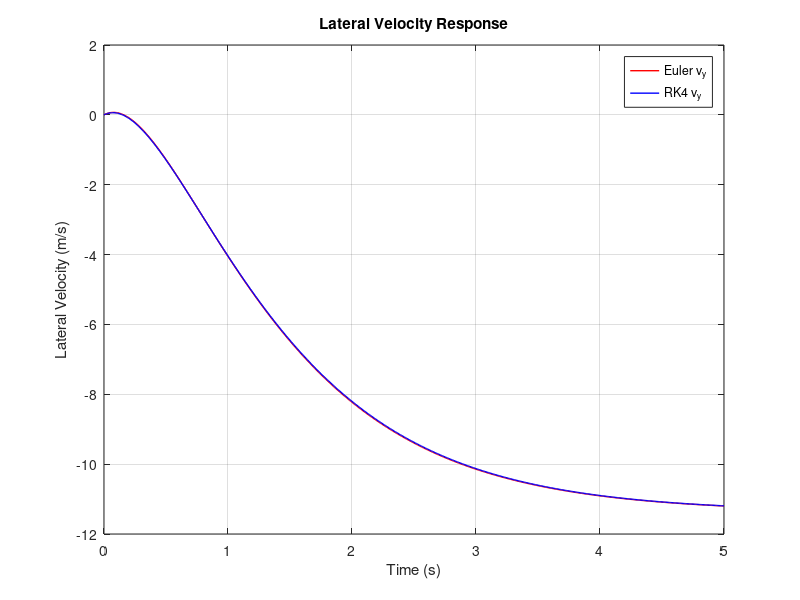
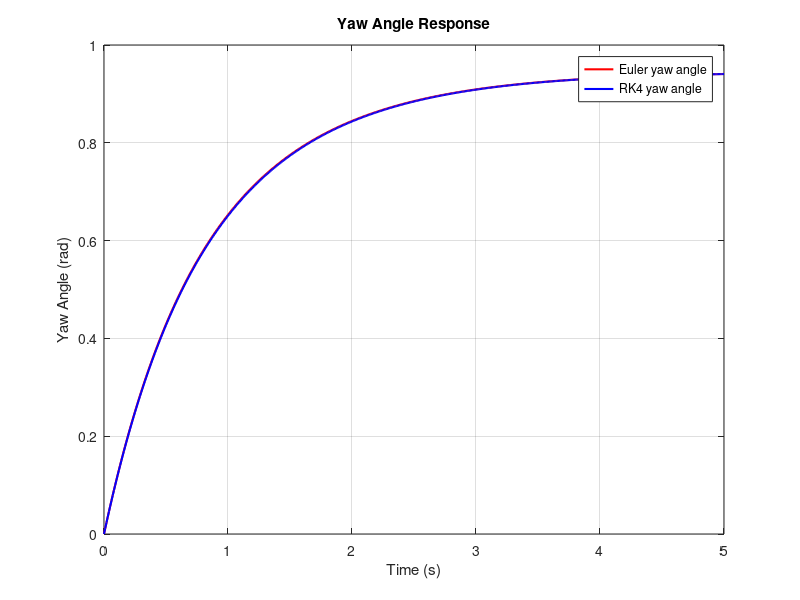

Write MATLAB code to recreate these figures, in order.
clear; clc; close all;

%% Vehicle Parameters
m = 1400;
a = 1.14;
b = 1.33;
Cf = 25000;
Cr = 21000;
Iz = 2420;
u = 75 * 1000 / 3600;   % m/s
delta = 0.1;

%A and B matrices 
A = [-(Cf + Cr)/(m*u), (-a*Cf + b*Cr)/(m*u) - u; -(a*Cf - b*Cr)/(Iz*u), -(a^2*Cf + b^2*Cr)/(Iz*u)];
B = [Cf/m; a*Cf/Iz];

%% Time setup
h = 0.01;
t = 0:h:5;
N = length(t);

% Initialize vectors: [v_y; psi]
x_euler = zeros(2, N);
x_rk4   = zeros(2, N);

%Euler Method
for n = 1:N-1
    x_euler(:,n+1) = x_euler(:,n) + h * (A * x_euler(:,n) + B * delta);
end

%RK4 Method 
for n = 1:N-1
    k1 = A * x_rk4(:,n) + B * delta;
    k2 = A * (x_rk4(:,n) + 0.5*h*k1) + B * delta;
    k3 = A * (x_rk4(:,n) + 0.5*h*k2) + B * delta;
    k4 = A * (x_rk4(:,n) + h*k3) + B * delta;
    x_rk4(:,n+1) = x_rk4(:,n) + (h/6)*(k1 + 2*k2 + 2*k3 + k4);
end

%Plot Lateral Velocity
figure;
plot(t, x_euler(1,:), 'r', 'LineWidth', 1, 'DisplayName', 'Euler v_y'); %Euler Plot
hold on;
plot(t, x_rk4(1,:), 'b', 'LineWidth', 1, 'DisplayName', 'RK4 v_y'); %RK4 Plot
xlabel('Time (s)');
ylabel('Lateral Velocity (m/s)');
title('Lateral Velocity Response');
legend; grid on;

% Plot Yaw Angle
figure;
plot(t, x_euler(2,:), 'r', 'LineWidth', 1.5, 'DisplayName', 'Euler yaw angle');
hold on;
plot(t, x_rk4(2,:), 'b', 'LineWidth', 1.5, 'DisplayName', 'RK4 yaw angle');
xlabel('Time (s)');
ylabel('Yaw Angle (rad)');
title('Yaw Angle Response');
legend; grid on;